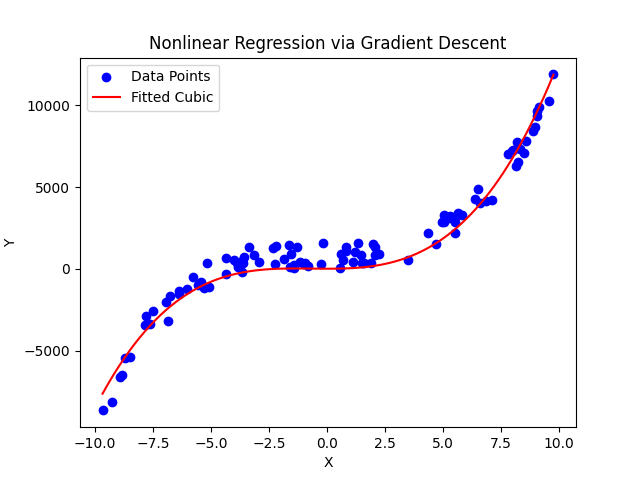

This figure's Python source:
import pandas as pd
import numpy as np
import matplotlib.pyplot as plt

# Loading data.
df = pd.read_csv('./Data/HW2_nonlinear_data.csv')
X = df['X'].values
Y = df['Y'].values

# Converting data to NumPy arrays.
X = np.array(X, dtype=float)
Y = np.array(Y, dtype=float)
n = len(X)

# Initial parameters.
a = 0.0
b = 0.0
c = 0.0
d = 0.0
lr = 1e-6
epochs = 10000

# Gradient descent loop.
for _ in range(epochs):
    # Predicted value.
    Y_pred = a*X**3 + b*X**2 + c*X + d
    
    # Partial derivatives of MSE with respect to a, b, c, and d.
    da = (-2.0 / n) * np.sum(X**3 * (Y - Y_pred))
    db = (-2.0 / n) * np.sum(X**2 * (Y - Y_pred))
    dc = (-2.0 / n) * np.sum(X    * (Y - Y_pred))
    dd = (-2.0 / n) * np.sum((Y - Y_pred))
    
    # Updating.
    a -= lr * da
    b -= lr * db
    c -= lr * dc
    d -= lr * dd

# Printing final parameters.
print(f"Final a (coefficient for X^3): {a}")
print(f"Final b (coefficient for X^2): {b}")
print(f"Final c (coefficient for X^1): {c}")
print(f"Final d (intercept):           {d}")

# Setting up the fit line.
X_line = np.linspace(X.min(), X.max(), 100)
Y_line = a*X_line**3 + b*X_line**2 + c*X_line + d

# Producing the overfitted scatterplot.
plt.scatter(X, Y, color='blue', label='Data Points')
plt.plot(X_line, Y_line, color='red', label='Fitted Cubic')
plt.xlabel('X')
plt.ylabel('Y')
plt.legend()
plt.title('Nonlinear Regression via Gradient Descent')
plt.savefig('NonlinearRegression.png')
plt.show()
